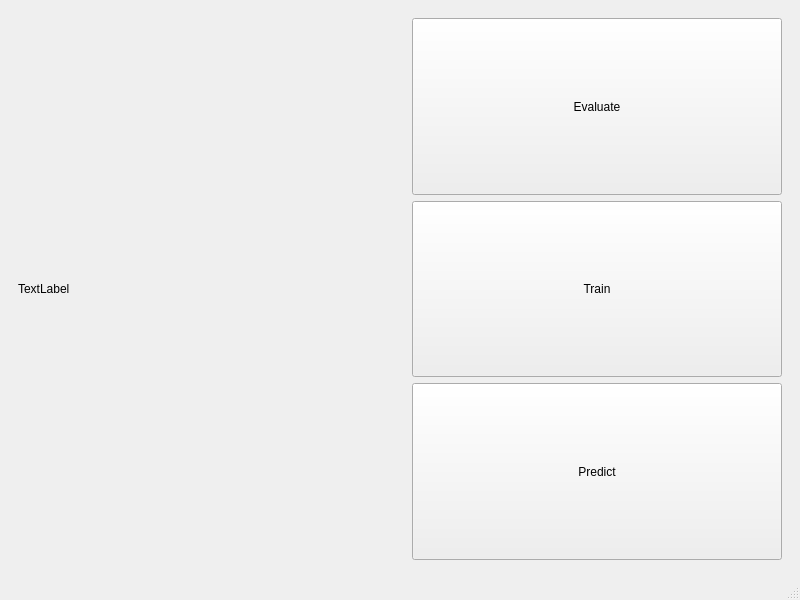
<?xml version="1.0" encoding="UTF-8"?>
<ui version="4.0">
 <class>MainWindow</class>
 <widget class="QMainWindow" name="MainWindow">
  <property name="geometry">
   <rect>
    <x>0</x>
    <y>0</y>
    <width>800</width>
    <height>600</height>
   </rect>
  </property>
  <property name="windowTitle">
   <string>MainWindow</string>
  </property>
  <widget class="QWidget" name="centralwidget">
   <layout class="QHBoxLayout" name="horizontalLayout">
    <item>
     <widget class="QWidget" name="widget_2" native="true">
      <layout class="QHBoxLayout" name="horizontalLayout_2">
       <item>
        <widget class="QLabel" name="label">
         <property name="text">
          <string>TextLabel</string>
         </property>
        </widget>
       </item>
      </layout>
     </widget>
    </item>
    <item>
     <widget class="QWidget" name="widget" native="true">
      <layout class="QVBoxLayout" name="verticalLayout">
       <item>
        <widget class="QPushButton" name="pushButton_EvaluateWindow">
         <property name="sizePolicy">
          <sizepolicy hsizetype="Minimum" vsizetype="Minimum">
           <horstretch>0</horstretch>
           <verstretch>0</verstretch>
          </sizepolicy>
         </property>
         <property name="text">
          <string>Evaluate</string>
         </property>
        </widget>
       </item>
       <item>
        <widget class="QPushButton" name="pushButton_TrainWindow">
         <property name="sizePolicy">
          <sizepolicy hsizetype="Minimum" vsizetype="Minimum">
           <horstretch>0</horstretch>
           <verstretch>0</verstretch>
          </sizepolicy>
         </property>
         <property name="text">
          <string>Train</string>
         </property>
        </widget>
       </item>
       <item>
        <widget class="QPushButton" name="pushButton_PredictWindow">
         <property name="sizePolicy">
          <sizepolicy hsizetype="Minimum" vsizetype="Minimum">
           <horstretch>0</horstretch>
           <verstretch>0</verstretch>
          </sizepolicy>
         </property>
         <property name="text">
          <string>Predict</string>
         </property>
        </widget>
       </item>
      </layout>
     </widget>
    </item>
   </layout>
  </widget>
  <widget class="QMenuBar" name="menubar">
   <property name="geometry">
    <rect>
     <x>0</x>
     <y>0</y>
     <width>800</width>
     <height>24</height>
    </rect>
   </property>
  </widget>
  <widget class="QStatusBar" name="statusbar"/>
 </widget>
 <resources/>
 <connections/>
</ui>
